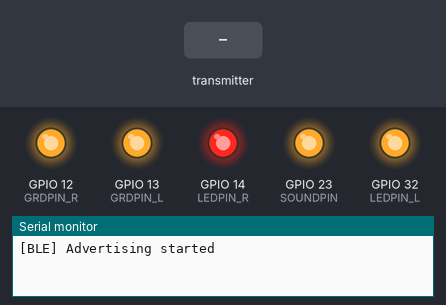
A sketch run on a simulated ESP32. On the bench: output pins drawn as LEDs (lit = HIGH), the last lines printed to the serial monitor. Dashed ring = blinking. Inputs (shaded band) come from the test bench. Nothing arrives over Bluetooth unless stated; a phone connects over Bluetooth LE 3 s after start.

Above: at 0.1 s.
At 2.8 s:
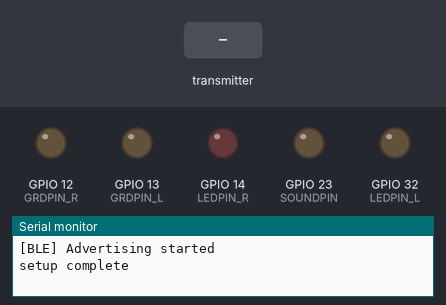
2.9 s: the transmitter starts sending character = hit
At 4.0 s:
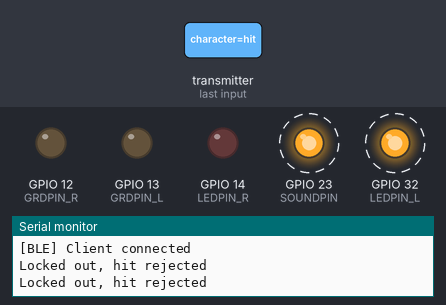
Timing chart, 0 to 11.9 s (numbered marks = the images above; inputs shaded):
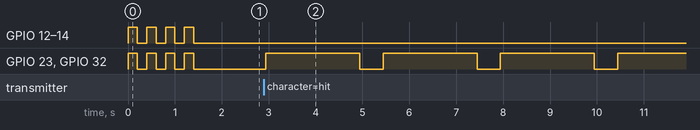

The sketch:

server.ino
```cpp
// server.ino
#include "WiFi.h"
#include <BLE2902.h>
#include <BLEDevice.h>
#include <BLEServer.h>
#include <BLEUtils.h>
#include <WiFi.h>
#include <esp_now.h>
#include <esp_wifi.h>

// Nordic UART Service UUIDs - standard, recognized by most BLE tools
#define NUS_SERVICE_UUID "6E400001-B5A3-F393-E0A9-E50E24DCCA9E"
#define NUS_CHAR_RX_UUID "6E400002-B5A3-F393-E0A9-E50E24DCCA9E" // write (phone->ESP)
#define NUS_CHAR_TX_UUID "6E400003-B5A3-F393-E0A9-E50E24DCCA9E" // notify (ESP->phone)

// #4: B0:CB:D8:E2:FF:AC
// #5: 28:05:A5:32:B2:C4
uint8_t peerMac1[6] = {0xB0, 0xCB, 0xD8, 0xE2, 0xFF, 0xAC};
uint8_t peerMac2[6] = {0x28, 0x05, 0xA5, 0x32, 0xB2, 0xC4};
int channel = 1;

const int GRDPIN_L = 13;
const int GRDPIN_R = 12;
const int LEDPIN_L = 32;
const int LEDPIN_R = 14;
const int SOUNDPIN = 23;

QueueHandle_t ledQs[4];
const int pins[4] = {LEDPIN_R, LEDPIN_L, GRDPIN_R, GRDPIN_L};

const unsigned long LOCKOUT_EPEE = 40; // FIE epee double-touch window

const int LIGHT_TIMER = 2000; // how long light lasts in ms

unsigned long firstHitTime = 0;
int firstFencer = -1;

SemaphoreHandle_t resetSemaphore = NULL;

typedef struct struct_message {
   char character[32];
   int touch;
   float floating_value;
} struct_message;
struct_message message;

typedef enum { IDLE, FIRST_HIT, LOCKED } ScoringState;
volatile ScoringState state = IDLE;

TaskHandle_t windowTaskHandle = NULL;

BLECharacteristic *txChar = nullptr;
bool bleConnected = false;

class BLEConnectionCallbacks : public BLEServerCallbacks {
   void onConnect(BLEServer *server) override {
      bleConnected = true;
      Serial.println("[BLE] Client connected");
   }
   void onDisconnect(BLEServer *server) override {
      bleConnected = false;
      Serial.println("[BLE] Client disconnected, restarting advertising");
      BLEDevice::startAdvertising();
   }
};

void setupBLE() {
   BLEDevice::init("FencingScorer");
   BLEServer *server = BLEDevice::createServer();
   server->setCallbacks(new BLEConnectionCallbacks());

   BLEService *service = server->createService(NUS_SERVICE_UUID);

   txChar = service->createCharacteristic(NUS_CHAR_TX_UUID, BLECharacteristic::PROPERTY_NOTIFY);
   txChar->addDescriptor(new BLE2902());

   service->start();
   BLEAdvertising *adv = BLEDevice::getAdvertising();
   adv->addServiceUUID(NUS_SERVICE_UUID);
   adv->setScanResponse(true);
   BLEDevice::startAdvertising();
   Serial.println("[BLE] Advertising started");
}

void bleSend(const char *msg) {
   if (bleConnected && txChar != nullptr) {
      txChar->setValue((uint8_t *)msg, strlen(msg));
      txChar->notify();
      Serial.printf("[BLE] Sent: %s\n", msg);
   }
}

void windowTimerTask(void *pvParameters) {
   vTaskDelay(LOCKOUT_EPEE / portTICK_PERIOD_MS);

   if (state == FIRST_HIT) {
      state = LOCKED;
      Serial.printf("Window expired - fencer %d wins\n", firstFencer);
      lightFencer(firstFencer);
   }

   windowTaskHandle = NULL;
   vTaskDelete(NULL);
}

void lightFencer(int fencerIndex) {
   uint8_t msg = 1;
   xQueueOverwrite(ledQs[fencerIndex], &msg);
   bleSend(fencerIndex == 0 ? "r_hit" : "l_hit");
}

void resetScoring() {
   state = IDLE;
   firstFencer = -1;
   firstHitTime = 0;
   windowTaskHandle = NULL;
   Serial.println("--- RESET ---");
}

void resetTask(void *pvParameters) {
   while (1) {
      if (xSemaphoreTake(resetSemaphore, portMAX_DELAY)) {
         resetScoring();
      }
   }
}

void led_task(void *pvParameters) {
   int index = (int)pvParameters;
   int pin = pins[index];
   uint8_t dummy;

   while (1) {
      if (xQueueReceive(ledQs[index], &dummy, portMAX_DELAY)) {
         digitalWrite(pin, HIGH);
         digitalWrite(SOUNDPIN, HIGH);
         vTaskDelay(LIGHT_TIMER / portTICK_PERIOD_MS);
         digitalWrite(pin, LOW);
         digitalWrite(SOUNDPIN, LOW);

         xSemaphoreGive(resetSemaphore);

         while (xQueueReceive(ledQs[index], &dummy, 0))
            ;
      }
   }
}

void processHit(int fencerIndex) {
   unsigned long now = millis(); // server receive time

   if (state == LOCKED) {
      Serial.println("Locked out, hit rejected");
      return;
   }

   if (state == IDLE) {
      // 1st hit
      firstFencer = fencerIndex;
      firstHitTime = now;
      state = FIRST_HIT;
      Serial.printf("First hit: fencer %d at %lums\n", fencerIndex, now);
      xTaskCreate(windowTimerTask, "win", 2048, NULL, 2, &windowTaskHandle);

   } else if (state == FIRST_HIT) {
      if (fencerIndex == firstFencer) {
         Serial.println("Same fencer duplicate, ignored");
         return;
      }

      // eval 2nd hit timing
      unsigned long delta = now - firstHitTime;
      state = LOCKED;

      // kill the window timer, no longer needed
      if (windowTaskHandle != NULL) {
         vTaskDelete(windowTaskHandle);
         windowTaskHandle = NULL;
      }

      Serial.printf("Second hit: fencer %d, delta=%lums\n", fencerIndex, delta);

      if (delta <= LOCKOUT_EPEE) {
         Serial.println("DOUBLE TOUCH");
         lightFencer(0);
         lightFencer(1);
      } else {
         Serial.printf("SINGLE TOUCH - fencer %d\n", firstFencer);
         lightFencer(firstFencer);
      }
   }
}

void data_sent(const wifi_tx_info_t *info, esp_now_send_status_t status) {
   Serial.print("\r\nStatus of Last Message Sent:\t");
   Serial.println(status == ESP_NOW_SEND_SUCCESS ? "Delivery Success" : "Delivery Fail");
}

void data_receive(const esp_now_recv_info_t *info, const uint8_t *incomingData, int len) {
   memcpy(&message, incomingData, sizeof(message));

   if (strcmp(message.character, "hit") == 0) {
      int fencerInd = (memcmp(info->src_addr, peerMac1, 6) == 0) ? 0 : 1;
      processHit(fencerInd);
   }
}

void setup() {
   Serial.begin(115200);
   pinMode(LEDPIN_R, OUTPUT);
   pinMode(LEDPIN_L, OUTPUT);
   pinMode(GRDPIN_R, OUTPUT);
   pinMode(GRDPIN_L, OUTPUT);
   pinMode(SOUNDPIN, OUTPUT);

   WiFi.mode(WIFI_MODE_STA);
   WiFi.disconnect();

   esp_wifi_set_channel(channel, WIFI_SECOND_CHAN_NONE);

   if (esp_now_init() != ESP_OK) {
      Serial.println("Error initializing ESP-NOW");
      return;
   }

   esp_now_register_send_cb(data_sent);

   esp_now_peer_info_t peer1 = {};
   esp_now_peer_info_t peer2 = {};
   esp_now_register_recv_cb(data_receive);

   memcpy(peer1.peer_addr, peerMac1, 6);
   peer1.channel = channel;
   peer1.encrypt = false;
   if (esp_now_add_peer(&peer1) != ESP_OK) {
      Serial.println("Failed to add peer1");
      return;
   }

   memcpy(peer2.peer_addr, peerMac2, 6);
   peer2.channel = channel;
   peer2.encrypt = false;
   if (esp_now_add_peer(&peer2) != ESP_OK) {
      Serial.println("Failed to add peer2");
      return;
   }

   resetSemaphore = xSemaphoreCreateBinary();
   xTaskCreate(resetTask, "reset", 2048, NULL, 1, NULL);

   for (int i = 0; i < 4; i++) {
      ledQs[i] = xQueueCreate(1, sizeof(uint8_t)); // depth 1 = only 1 pending
      xTaskCreate(led_task, "led", 1024, (void *)i, 1, NULL);
   }

   setupBLE();

   for(int i = 0; i < 4; i++){
      digitalWrite(LEDPIN_L, HIGH);
      digitalWrite(LEDPIN_R, HIGH);
      digitalWrite(GRDPIN_L, HIGH);
      digitalWrite(GRDPIN_R, HIGH);
      digitalWrite(SOUNDPIN, HIGH);
      delay(200);
      digitalWrite(LEDPIN_L, LOW);
      digitalWrite(LEDPIN_R, LOW);
      digitalWrite(GRDPIN_L, LOW);
      digitalWrite(GRDPIN_R, LOW);
      digitalWrite(SOUNDPIN, LOW);
      delay(200);
   }

   Serial.println("setup complete");
}

void loop() {}
```

Measured:
- after the input at 2.9 s, GPIO 23 (SOUNDPIN), GPIO 32 (LEDPIN_L): alternates HIGH for 2.0 s and LOW for 0.50 s, starting at once
